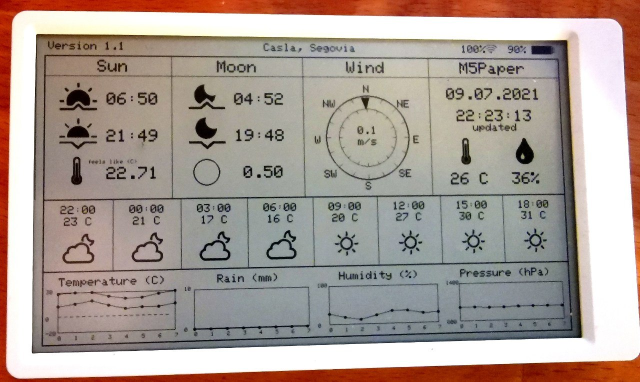
#> input picture IMAGE 2021-07-09 22:35:08.jpg, 1280 x 763 px (shown at 1/2 size)
$ python make_logo.py --image '../IMAGE 2021-07-09 22:35:08.jpg'
#> lines starting #> are read from the running program, lines starting #| are printed output that depends on the picture
#!/usr/bin/env python3
"""Generate weather/Logo.h (the Casa Grajera logo for the M5Paper header).

Default: the words "Casa Grajera" written with the Borel font (SIL OFL, scripts/fonts).
With --image you can use your real logo (PNG/SVG-exported PNG, dark on light or with alpha).

Output: 4-bit ink levels, one byte per pixel (0 = white, 15 = black), drawn by
WeatherDisplay::DrawLogo().  Needs Pillow:  pip install pillow

Examples:
  python3 scripts/make_logo.py
  python3 scripts/make_logo.py --text "Casa Grajera" --height 30
  python3 scripts/make_logo.py --image mi_logo.png --height 30
"""
import argparse, os
from PIL import Image, ImageDraw, ImageFont

HERE = os.path.dirname(os.path.abspath(__file__))


def render_text(text, font_path, height):
    scale = 4                                   # supersampling for smooth edges
    size = int(height * 1.15) * scale
    font = ImageFont.truetype(font_path, size)
    l, t, r, b = font.getbbox(text)
    img = Image.new("L", (r - l + 8 * scale, b - t + 8 * scale), 255)
    ImageDraw.Draw(img).text((4 * scale - l, 4 * scale - t), text, font=font, fill=0)
    return img


def render_image(path):
#> called with path = '../IMAGE 2021-07-09 22:35:08.jpg'
    img = Image.open(path).convert("RGBA")
    bg = Image.new("RGBA", img.size, (255, 255, 255, 255))
#> bg: PIL image 1280x763 RGBA; every value is 255
    return Image.alpha_composite(bg, img).convert("L")
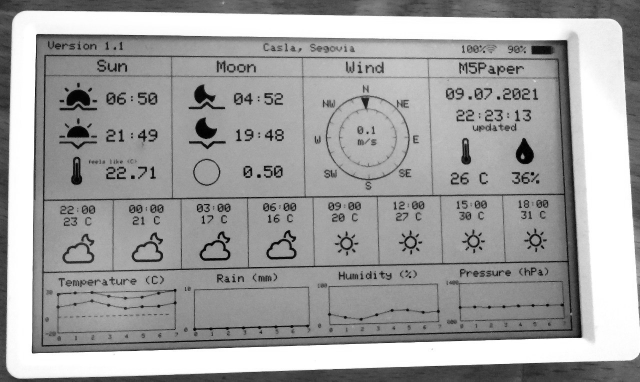
#> returned value: PIL image 1280x763 L (shown at 1/2 size); min 0, max 255, mean 159.7


def main():
    ap = argparse.ArgumentParser(description=__doc__, formatter_class=argparse.RawDescriptionHelpFormatter)
    ap.add_argument("--text", default="Casa Grajera")
    ap.add_argument("--font", default=os.path.join(HERE, "fonts", "Borel-Regular.ttf"))
    ap.add_argument("--image", help="use this image instead of the text")
    ap.add_argument("--height", type=int, default=30, help="logo height in pixels (header is 34 px)")
    ap.add_argument("--out", default=os.path.join(HERE, "..", "weather", "Logo.h"))
    ap.add_argument("--prefix", default="LOGO", help="prefix of the _W/_H defines")
    ap.add_argument("--symbol", default="LOGO_CASA_GRAJERA", help="name of the pixel array")
    ap.add_argument("--solid", action="store_true", help="stretch contrast so a coloured logo prints black")
    ap.add_argument("--preview", help="optional PNG preview of the result")
    a = ap.parse_args()

    img = render_image(a.image) if a.image else render_text(a.text, a.font, a.height)
    if a.solid:                                                # coloured mark -> full black on e-ink
        lo = img.getextrema()[0]
        img = img.point(lambda p: 255 - min(255, (255 - p) * 255 // max(1, 255 - lo)))
    bbox = Image.eval(img, lambda p: 255 - p).getbbox()        # crop empty borders
#> bbox = (0, 0, 1280, 763)
    if bbox:
        img = img.crop(bbox)
    w = max(1, round(img.width * a.height / img.height))
#> w = 50
    img = img.resize((w, a.height), Image.LANCZOS)
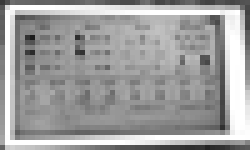
#> img: PIL image 50x30 L (shown 5 times larger); min 28, max 255, mean 159.3

    ink = [15 - (p * 15 + 127) // 255 for p in img.tobytes()]  # 0..15, 15 = black
#> ink = 1500 values, max 13 at index 356, min 0 at index 52, mean 5.63
    if a.preview:
        Image.frombytes("L", img.size, bytes(255 - i * 17 for i in ink)).save(a.preview)

    lines = []
    for y in range(a.height):
        row = ink[y * w:(y + 1) * w]
        lines.append("   " + ",".join("%d" % v for v in row) + ",")
#> after the loop, lines = 30 items
    src = a.image if a.image else '"%s" in Borel' % a.text
    with open(a.out, "w") as f:
        f.write("// Generated by scripts/make_logo.py from %s. Do not edit by hand.\n" % src)
        f.write("// Borel font by Rosalie Wagner, SIL Open Font License 1.1 (see scripts/fonts/OFL.txt).\n")
        f.write("#pragma once\n#include <stdint.h>\n\n")
        f.write("#define %s_W %d\n#define %s_H %d\n\n" % (a.prefix, w, a.prefix, a.height))
        f.write("// ink level per pixel: 0 = white ... 15 = black\n")
        f.write("static const uint8_t %s[%s_W * %s_H] = {\n" % (a.symbol, a.prefix, a.prefix))
        f.write("\n".join(lines) + "\n};\n")
    print("wrote %s (%dx%d)" % (os.path.normpath(a.out), w, a.height))
#| wrote weather/Logo.h (50x30)


if __name__ == "__main__":
    main()
